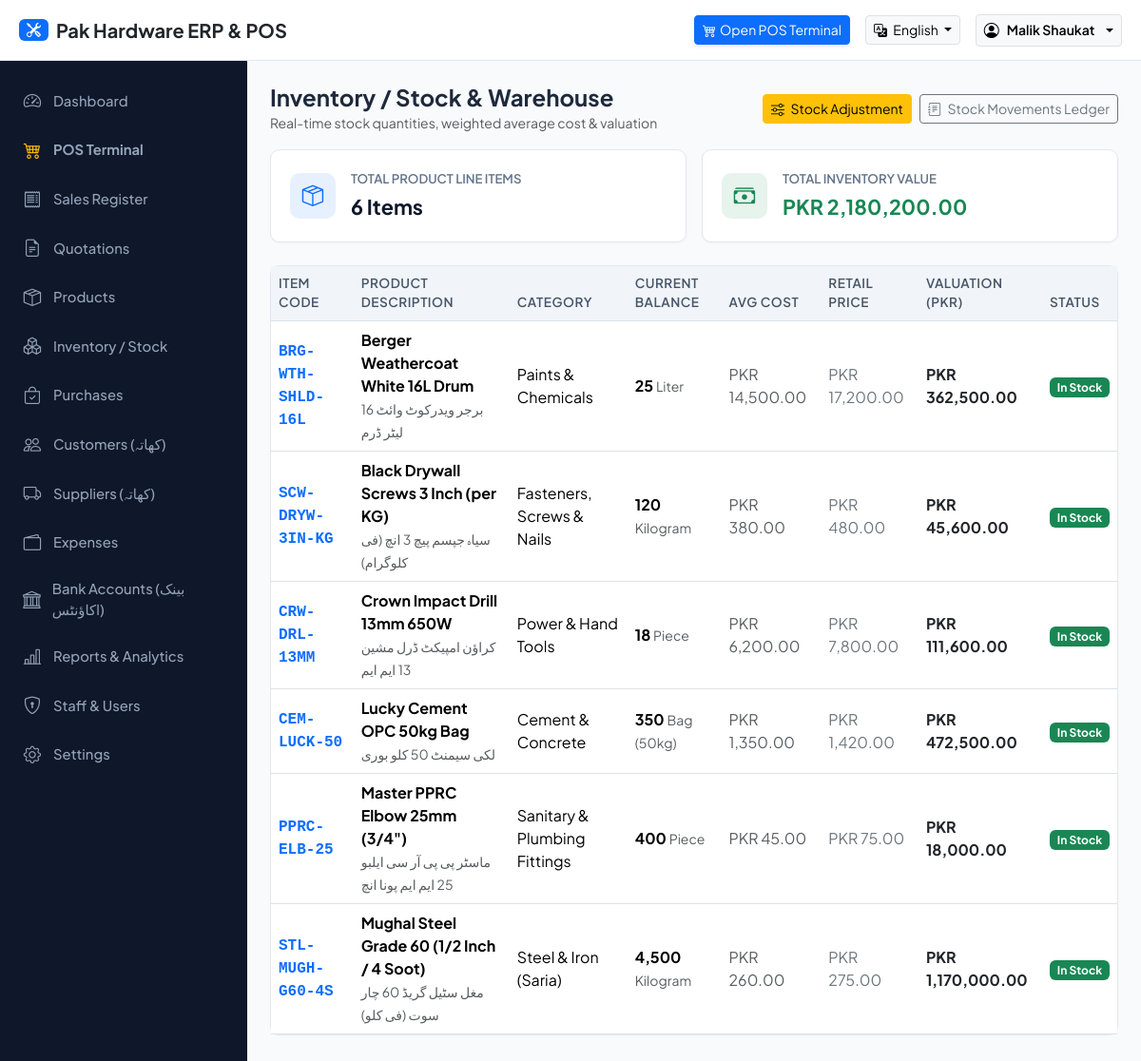
The app's page /modules/inventory/index.php (signed in) with its own data.
### tables this page shows
CREATE TABLE IF NOT EXISTS `products` (
    `id` INT AUTO_INCREMENT PRIMARY KEY,
    `category_id` INT DEFAULT NULL,
    `brand_id` INT DEFAULT NULL,
    `base_unit_id` INT NOT NULL,
    `code` VARCHAR(50) NOT NULL UNIQUE,
    `barcode` VARCHAR(50) DEFAULT NULL,
    `name` VARCHAR(150) NOT NULL,
    `name_ur` VARCHAR(150) DEFAULT NULL,
    `description` TEXT DEFAULT NULL,
    `cost_price` DECIMAL(14,2) NOT NULL DEFAULT 0.00,
    `retail_price` DECIMAL(14,2) NOT NULL DEFAULT 0.00,
    `wholesale_price` DECIMAL(14,2) NOT NULL DEFAULT 0.00,
    `contractor_price` DECIMAL(14,2) NOT NULL DEFAULT 0.00,
    `min_price` DECIMAL(14,2) NOT NULL DEFAULT 0.00,
    `alert_quantity` DECIMAL(10,2) DEFAULT 5.00,
    `rack_location` VARCHAR(50) DEFAULT NULL,
    `image` VARCHAR(255) DEFAULT NULL,
    `status` ENUM('active','inactive') DEFAULT 'active',
    `created_at` DATETIME DEFAULT CURRENT_TIMESTAMP
);

CREATE TABLE IF NOT EXISTS `categories` (
    `id` INT AUTO_INCREMENT PRIMARY KEY,
    `name` VARCHAR(100) NOT NULL,
    `name_ur` VARCHAR(100) DEFAULT NULL,
    `description` TEXT DEFAULT NULL,
    `created_at` DATETIME DEFAULT CURRENT_TIMESTAMP
);

CREATE TABLE IF NOT EXISTS `stock_balances` (
    `id` INT AUTO_INCREMENT PRIMARY KEY,
    `product_id` INT NOT NULL,
    `warehouse_id` INT NOT NULL,
    `quantity` DECIMAL(14,4) NOT NULL DEFAULT 0.0000,
    `average_cost` DECIMAL(14,2) NOT NULL DEFAULT 0.00,
    `updated_at` DATETIME DEFAULT CURRENT_TIMESTAMP ON UPDATE CURRENT_TIMESTAMP,
    UNIQUE KEY `prod_warehouse` (`product_id`, `warehouse_id`)
);

CREATE TABLE IF NOT EXISTS `units` (
    `id` INT AUTO_INCREMENT PRIMARY KEY,
    `name` VARCHAR(50) NOT NULL,
    `name_ur` VARCHAR(50) NOT NULL,
    `code` VARCHAR(20) NOT NULL,
    `allow_decimal` TINYINT(1) DEFAULT 0
);

### includes/language.php (called while the page is built, shortened)
<?php
$current_lang = $_SESSION['lang'] ?? 'en';
$en_dict = require __DIR__ . '/../languages/en.php';
$active_dict = ($current_lang === 'ur') ? require __DIR__ . '/../languages/ur.php' : $en_dict;
if (!function_exists('__')) {
    function __($key, $default = '') {
        global $active_dict, $en_dict;
        if (isset($active_dict[$key])) {
            return $active_dict[$key];
        }
        return $default ?: $key;
    }
}
if (!function_exists('get_current_lang')) {
    function get_current_lang() {
        global $current_lang;
        return $current_lang;
    }
}
if (!function_exists('is_rtl')) {
    function is_rtl() {
        return get_current_lang() === 'ur';
    }
}

### includes/functions.php (called while the page is built, shortened)
<?php
require_once __DIR__ . '/language.php';
function clean_input($data) {
    return htmlspecialchars(trim((string)$data), ENT_QUOTES, 'UTF-8', false);
}
function format_currency($amount) {
    $formatted = number_format((float)$amount, 2);
    return CURRENCY . ' ' . $formatted;
}
function format_qty($qty, $allow_decimal = false) {
    return number_format((float)$qty, 0);
}

### modules/inventory/index.php (the view, shortened to what this page needs)
<?php
require_once __DIR__ . '/../../includes/functions.php';
$stock_list = $conn->query("SELECT p.id, p.code, p.barcode, p.name, p.name_ur, p.cost_price, p.retail_price, p.alert_quantity,
                                    u.name as unit_name, u.name_ur as unit_name_ur,
                                    c.name as category_name,
                                    sb.quantity as current_stock, sb.average_cost,
                                    (sb.quantity * sb.average_cost) as total_valuation
                             FROM products p
                             JOIN stock_balances sb ON p.id = sb.product_id
                             JOIN units u ON p.base_unit_id = u.id
                             LEFT JOIN categories c ON p.category_id = c.id
                             ORDER BY p.name ASC");
$val_query = $conn->query("SELECT SUM(quantity * average_cost) as total_val, SUM(quantity) as total_qty FROM stock_balances");
$summary = $val_query->fetch_assoc();
include __DIR__ . '/../../includes/header.php';
?>
<div class="d-flex justify-content-between align-items-center mb-3">
    <div>
        <h4 class="fw-bold mb-0"><?= __('inventory') ?> & <?= __('warehouse') ?></h4>
        <small class="text-muted">Real-time stock quantities, weighted average cost & valuation</small>
    </div>
    <div class="d-flex gap-2">
        <a href="<?= BASE_URL ?>/modules/inventory/adjust.php" class="btn btn-warning btn-sm">
            <i class="bi bi-sliders me-1"></i> Stock Adjustment
        </a>
        <a href="<?= BASE_URL ?>/modules/inventory/ledger.php" class="btn btn-outline-secondary btn-sm">
            <i class="bi bi-journal-text me-1"></i> Stock Movements Ledger
        </a>
    </div>
</div>
<div class="row g-3 mb-4">
    <div class="col-12 col-md-6">
        <div class="stat-card">
            <div class="stat-icon bg-primary bg-opacity-10 text-primary">
                <i class="bi bi-box-seam"></i>
            </div>
            <div>
                <div class="stat-title">Total Product Line Items</div>
                <div class="stat-value"><?= $stock_list->num_rows ?> Items</div>
            </div>
        </div>
    </div>
    <div class="col-12 col-md-6">
        <div class="stat-card">
            <div class="stat-icon bg-success bg-opacity-10 text-success">
                <i class="bi bi-cash-stack"></i>
            </div>
            <div>
                <div class="stat-title"><?= __('stock_value') ?></div>
                <div class="stat-value text-success"><?= format_currency($summary['total_val']) ?></div>
            </div>
        </div>
    </div>
</div>
<div class="card card-custom">
    <div class="table-responsive">
        <table class="table table-hover table-custom align-middle mb-0">
            <thead>
                <tr>
                    <th>Item Code</th>
                    <th>Product Description</th>
                    <th>Category</th>
                    <th>Current Balance</th>
                    <th>Avg Cost</th>
                    <th>Retail Price</th>
                    <th>Valuation (PKR)</th>
                    <th>Status</th>
                </tr>
            </thead>
            <tbody>
                <?php while ($row = $stock_list->fetch_assoc()): ?>
                    <?php
                    $is_low = $row['current_stock'] <= $row['alert_quantity'];
                    $is_out = $row['current_stock'] <= 0;
                    ?>
                    <tr>
                        <td class="font-monospace text-primary fw-semibold"><?= clean_input($row['code']) ?></td>
                        <td>
                            <div class="fw-bold"><?= clean_input($row['name']) ?></div>
                            <?php if (!empty($row['name_ur'])): ?>
                                <small class="text-muted"><?= clean_input($row['name_ur']) ?></small>
                            <?php endif; ?>
                        </td>
                        <td><?= clean_input($row['category_name'] ?? 'General') ?></td>
                        <td class="fw-bold fs-6">
                            <?= format_qty($row['current_stock']) ?>
                            <span class="text-muted fw-normal small"><?= is_rtl() && !empty($row['unit_name_ur']) ? clean_input($row['unit_name_ur']) : clean_input($row['unit_name']) ?></span>
                        </td>
                        <td class="text-muted"><?= format_currency($row['average_cost']) ?></td>
                        <td class="text-secondary"><?= format_currency($row['retail_price']) ?></td>
                        <td class="fw-bold text-dark"><?= format_currency($row['total_valuation']) ?></td>
                        <td>
                            <?php if ($is_out): ?>
                                <span class="badge bg-danger">Out of Stock</span>
                            <?php elseif ($is_low): ?>
                                <span class="badge bg-warning text-dark">Low Stock</span>
                            <?php else: ?>
                                <span class="badge bg-success">In Stock</span>
                            <?php endif; ?>
                        </td>
                    </tr>
                <?php endwhile; ?>
            </tbody>
        </table>
    </div>
</div>
<?php include __DIR__ . '/../../includes/footer.php'; ?>

### records on screen
products: code "BRG-WTH-SHLD-16L", name "Berger Weathercoat White 16L Drum", name_ur "برجر ویدرکوٹ وائٹ 16 لیٹر ڈرم", category.name "Paints & Chemicals", stock_balances.quantity "25", units.name "Liter", stock_balances.average_cost "PKR 14,500.00", retail_price "PKR 17,200.00", total_valuation "PKR 362,500.00", alert_quantity "In Stock"
products: code "SCW-DRYW-3IN-KG", name "Black Drywall Screws 3 Inch (per KG)", name_ur "سیاہ جپسم پیچ 3 انچ (فی کلوگرام)", category.name "Fasteners, Screws & Nails", stock_balances.quantity "120", units.name "Kilogram", stock_balances.average_cost "PKR 380.00", retail_price "PKR 480.00", total_valuation "PKR 45,600.00", alert_quantity "In Stock"
products: code "CRW-DRL-13MM", name "Crown Impact Drill 13mm 650W", name_ur "کراؤن امپیکٹ ڈرل مشین 13 ایم ایم", category.name "Power & Hand Tools", stock_balances.quantity "18", units.name "Piece", stock_balances.average_cost "PKR 6,200.00", retail_price "PKR 7,800.00", total_valuation "PKR 111,600.00", alert_quantity "In Stock"
products: code "CEM-LUCK-50", name "Lucky Cement OPC 50kg Bag", name_ur "لکی سیمنٹ 50 کلو بوری", category.name "Cement & Concrete", stock_balances.quantity "350", units.name "Bag (50kg)", stock_balances.average_cost "PKR 1,350.00", retail_price "PKR 1,420.00", total_valuation "PKR 472,500.00", alert_quantity "In Stock"
products: code "PPRC-ELB-25", name "Master PPRC Elbow 25mm (3/4\")", name_ur "ماسٹر پی پی آر سی ایلبو 25 ایم ایم پونا انچ", category.name "Sanitary & Plumbing Fittings", stock_balances.quantity "400", units.name "Piece", stock_balances.average_cost "PKR 45.00", retail_price "PKR 75.00", total_valuation "PKR 18,000.00", alert_quantity "In Stock"
products: code "STL-MUGH-G60-4S", name "Mughal Steel Grade 60 (1/2 Inch / 4 Soot)", name_ur "مغل سٹیل گریڈ 60 چار سوت (فی کلو)", category.name "Steel & Iron (Saria)", stock_balances.quantity "4,500", units.name "Kilogram", stock_balances.average_cost "PKR 260.00", retail_price "PKR 275.00", total_valuation "PKR 1,170,000.00", alert_quantity "In Stock"

### other values on screen
__('app_name') "Pak Hardware ERP & POS"
__('quick_pos') "Open POS Terminal"
clean_input($_SESSION['full_name'] ?? 'User') "Malik Shaukat"
__('dashboard') "Dashboard"
__('pos') "POS Terminal"
__('sales_list') "Sales Register"
__('quotations') "Quotations"
__('products') "Products"
__('inventory') "Inventory / Stock"
__('purchases') "Purchases"
__('customers') "Customers"
__('suppliers') "Suppliers"
__('expenses') "Expenses"
__('reports') "Reports & Analytics"
__('staff') "Staff & Users"
